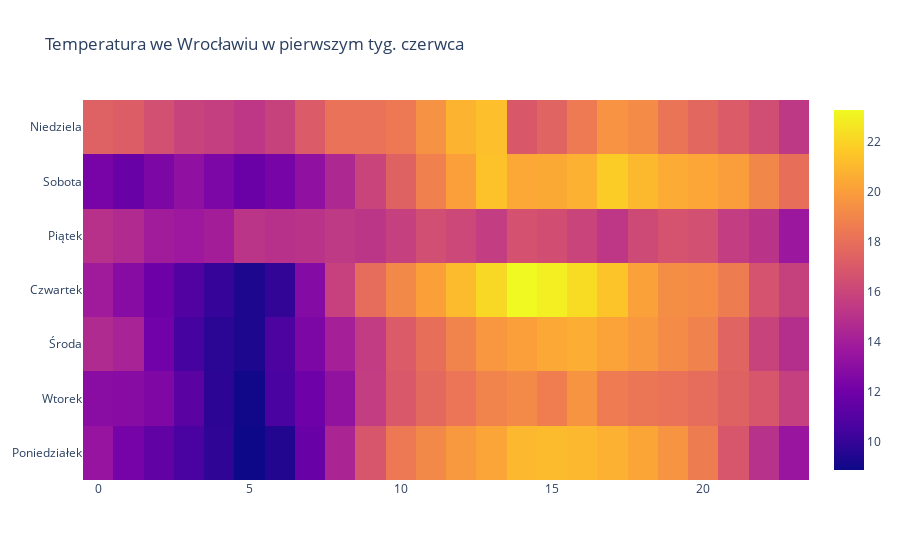

Write notebook code for a chart like this one.
### Code cell
fig = go.Figure()

fig.add_trace(go.Heatmap(x=wro_temp.index.hour,
                         y=wro_temp.index.weekday.map({0:'Poniedziałek',1:'Wtorek',2:'Środa',
                                                       3:'Czwartek',4:'Piątek',5:'Sobota',6:'Niedziela'}),
                         z=wro_temp['Wrocław Temperature [2 m elevation corrected]'].tolist()))
fig.update_layout(title='Temperatura we Wrocławiu w pierwszym tyg. czerwca')
fig.show()

### Figure 1 — Plotly figure (JSON) as saved in the notebook; plotly's stock layout.template omitted (floating-point values rounded to 4 significant figures; data arrays with more than 128 entries replaced by an {"elided": "..."} marker saying what was removed)
{"data": [{"type": "heatmap", "x": {"elided": "168 int values"}, "y": {"elided": "168 str values"}, "z": {"elided": "168 float values"}}], "layout": {"autosize": true, "title": {"text": "Temperatura we Wrocławiu w pierwszym tyg. czerwca"}, "xaxis": {"autorange": true, "range": [-0.5, 23.5], "type": "linear"}, "yaxis": {"autorange": true, "range": [-0.5, 6.5], "type": "category"}}}
